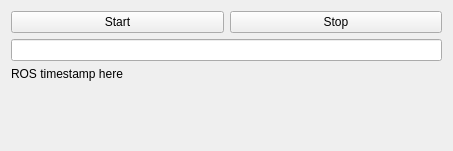
<?xml version="1.0" encoding="UTF-8"?>
<ui version="4.0">
 <class>Form</class>
 <widget class="QWidget" name="Form">
  <property name="geometry">
   <rect>
    <x>0</x>
    <y>0</y>
    <width>453</width>
    <height>151</height>
   </rect>
  </property>
  <property name="sizeIncrement">
   <size>
    <width>2</width>
    <height>0</height>
   </size>
  </property>
  <property name="windowTitle">
   <string>Log Annotate</string>
  </property>
  <layout class="QHBoxLayout" name="horizontalLayout_2">
   <item>
    <layout class="QVBoxLayout" name="verticalLayout" stretch="1,0,0,0">
     <item>
      <layout class="QHBoxLayout" name="horizontalLayout">
       <item>
        <widget class="QPushButton" name="pushButtonStart">
         <property name="text">
          <string>Start</string>
         </property>
        </widget>
       </item>
       <item>
        <widget class="QPushButton" name="pushButtonStop">
         <property name="text">
          <string>Stop</string>
         </property>
        </widget>
       </item>
      </layout>
     </item>
     <item>
      <widget class="QLineEdit" name="lineEditDescription"/>
     </item>
     <item>
      <widget class="QLabel" name="labelTimestamp">
       <property name="text">
        <string>ROS timestamp here</string>
       </property>
      </widget>
     </item>
     <item>
      <spacer name="verticalSpacer">
       <property name="orientation">
        <enum>Qt::Vertical</enum>
       </property>
       <property name="sizeHint" stdset="0">
        <size>
         <width>20</width>
         <height>40</height>
        </size>
       </property>
      </spacer>
     </item>
    </layout>
   </item>
  </layout>
 </widget>
 <resources/>
 <connections/>
</ui>
